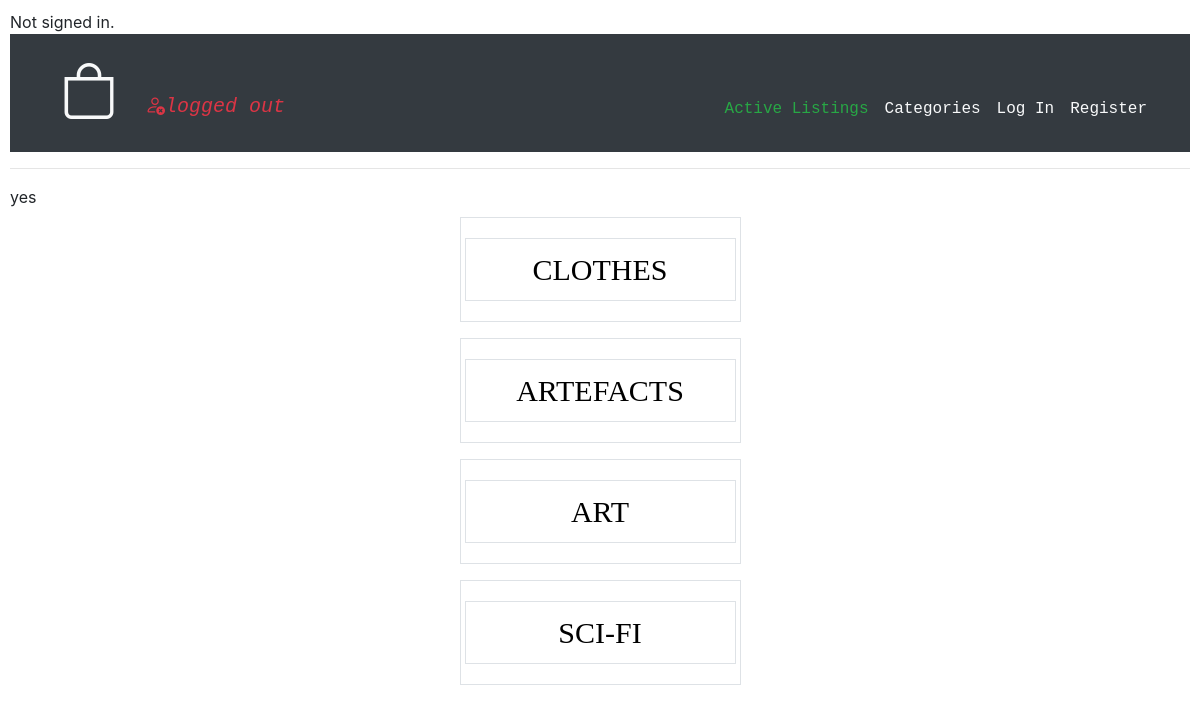
Page /categories/ on the committed database.
### auctions/models.py (models this page shows, shortened)
class Category(models.Model):
    name = models.CharField(max_length=64)
    listing= models.ForeignKey(Listing,on_delete=models.CASCADE,related_name="categories")

### auctions/views.py (the view)
# urls.py: path("categories/",views.categories,name="categories"),
def categories(request):
    categories = Category.objects.all().order_by("name")
    filtered = {cat.name for cat in categories}
    print(filtered)
    return render(request,"auctions/categories.html",{
        "categories":filtered
    })

### auctions/templates/auctions/categories.html
{% extends 'auctions/layout.html' %}
{% block body %}
    {% if categories %}
    yes
    {% endif %}
    <div class="container text-center p-2">
            {% for category in categories %}
                <a href="" class="category  w-25 mx-auto ">
                    <div class="border p-1 mb-3 ">
                        <p class="p-2 border mt-3 price lead"> {{category}}</p>
                    </div>
                </a>
            {%empty%}
                <p>empty</p>
            {% endfor %}
    </div>
{% endblock body %}

### auctions/static/auctions/styles.css (style rules this page uses)
body { padding: 10px; }
.price { font-size: 30px; font-family: serif; }
.category { color: black; display: block; }

### rows in the picture
Category: categories "CLOTHES"
Category: categories "ARTEFACTS"
Category: categories "ART"
Category: categories "SCI-FI"
